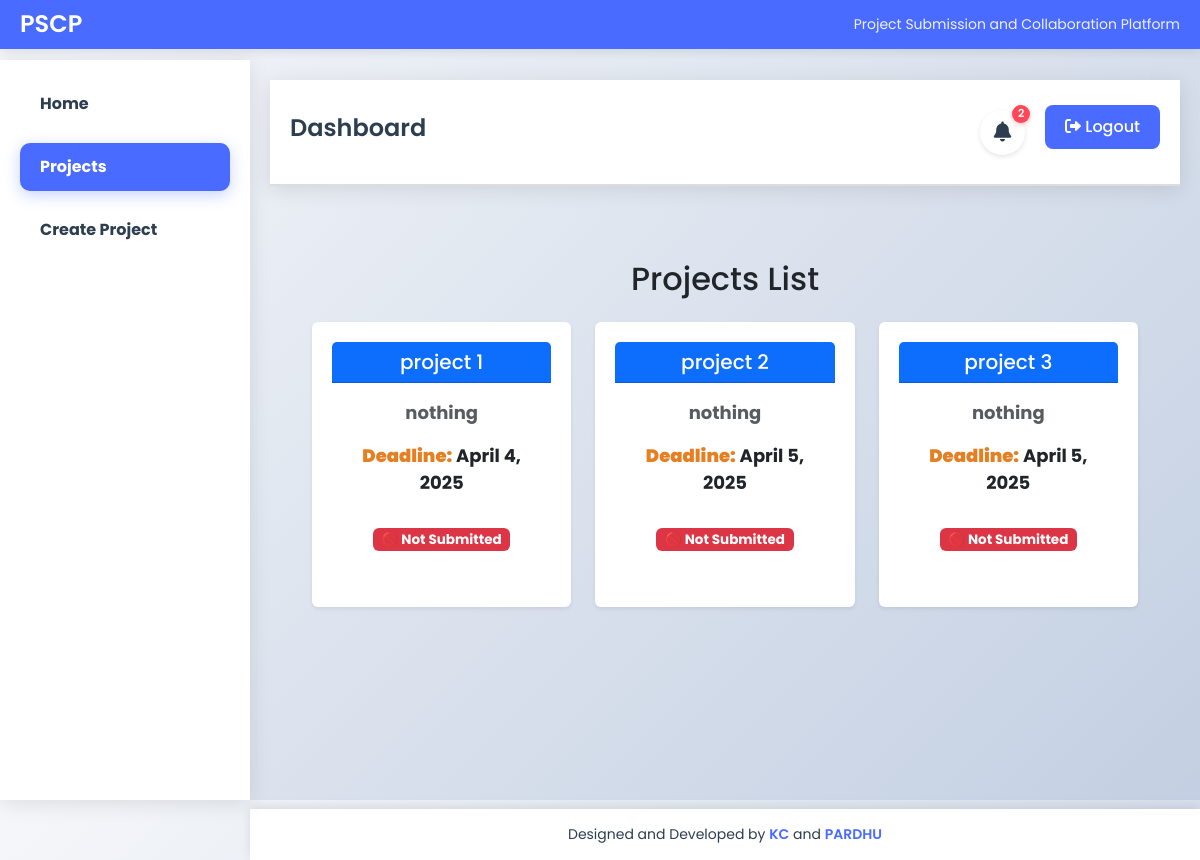
Page /project/list/ (signed in) on the earlier database version.
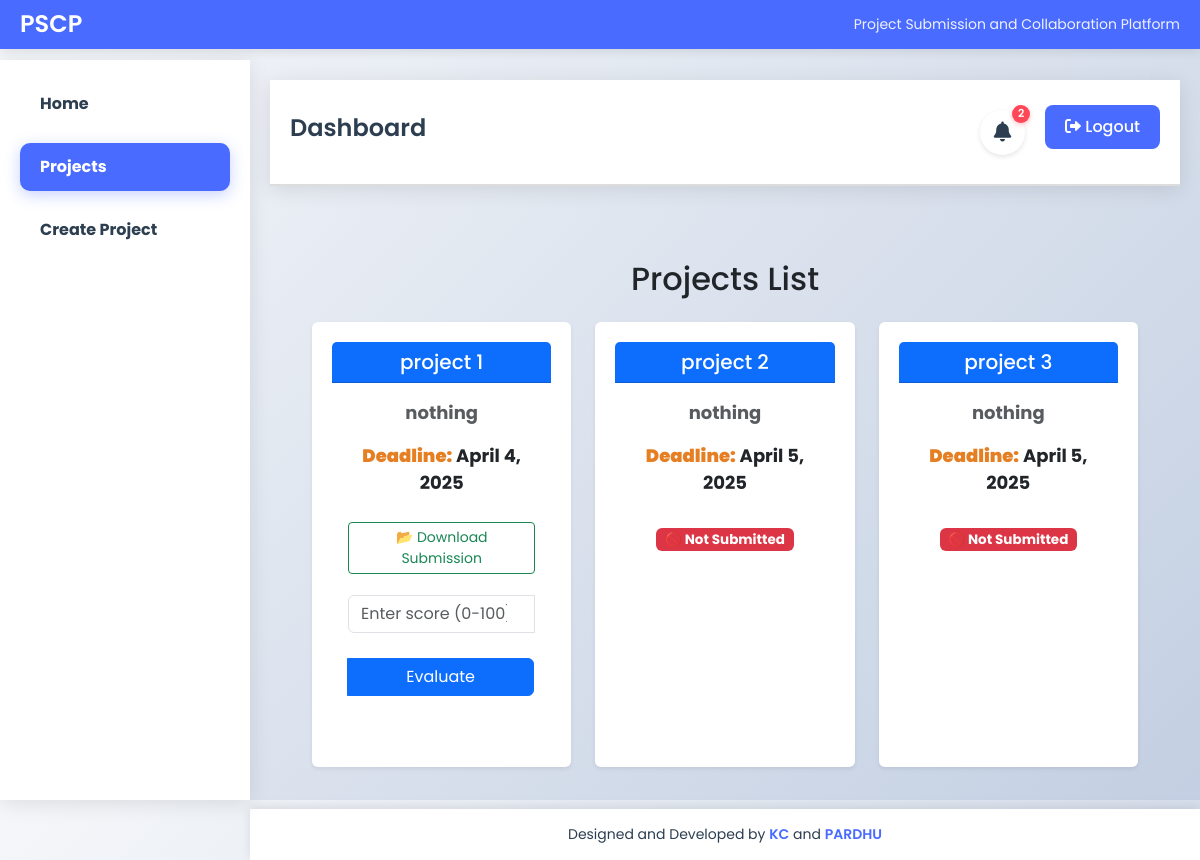
Same page on the later database version.
### project/models.py (models this page shows, shortened)
class Project(models.Model):
    title = models.CharField(max_length=255)
    description = models.TextField()
    deadline = models.DateField()
    created_by = models.ForeignKey(User, on_delete=models.CASCADE)  # Links project to the teacher who created it
    file = models.FileField(upload_to="project_files/", null=True, blank=True)  # File submission
    score = models.IntegerField(null=True, blank=True)  # Score (only if file is uploaded)
    is_submitted = models.BooleanField(default=False)
    is_deleted = models.BooleanField(default=False)  # New field to track deleted projects
    created_at = models.DateTimeField(auto_now_add=True)  # Timestamp

### project/views.py (the view)
# urls.py: path('list/', views.project_list, name='project_list'),
@login_required
def project_list(request):
    projects = Project.objects.all()  # Fetch all projects
    return render(request, "project_list.html", {"projects": projects})

### project/templates/project_list.html (shortened to what this page needs)
{% extends "base.html" %}
{% block sidebar %}
    <nav>
        <a href="{% url 'teacher_dashboard'%}" >Home</a>
        <a href="{% url 'project:project_list' %}" class="active">Projects</a>
        <a href="{% url 'project:create_project' %}" >Create Project</a>
    </nav>
{% endblock %}
{% block content %}
<div class="container mt-4">
    <h2 class="text-center mb-4">Projects List</h2>
    <div class="row row-cols-1 row-cols-md-2 row-cols-lg-3 g-4">
        {% for project in projects %}
        <div class="col">
            <div class="card h-100 shadow-sm border-0">
                <div class="card-header bg-primary text-white">
                    <h5 class="card-title mb-0">{{ project.title }}</h5>
                </div>
                <div class="card-body">
                    <p class="card-text text-muted">{{ project.description|truncatewords:20 }}</p>
                    <p><strong>Deadline:</strong> {{ project.deadline }}</p>
                    {% if project.file %}
                        <a href="{{ project.file.url }}" class="btn btn-outline-success btn-sm" download>
                            📂 Download Submission
                        </a>
                        {% if project.score is not None %}
                            <button class="btn btn-success mt-3" disabled>Evaluated</button>
                            <div class="mt-2">
                                <span class="badge bg-primary">Score: {{ project.score }}/100</span>
                            </div>
                        {% else %}
                            <form method="post" action="{% url 'project:evaluate_project' project.id %}" class="mt-3">
                                <div class="input-group" style="max-width: 300px;">
                                    <input type="number"
                                           name="score"
                                           class="form-control"
                                           min="0"
                                           max="100"
                                           placeholder="Enter score (0-100)"
                                           required>
                                    <button type="submit" class="btn btn-primary">
                                        Evaluate
                                    </button>
                                </div>
                            </form>
                        {% endif %}
                    {% else %}
                        <span class="badge bg-danger mt-3">🚫 Not Submitted</span>
                    {% endif %}
                </div>
            </div>
        </div>
        {% endfor %}
    </div>
</div>
{% endblock %}

Differences in the rows shown:
changed Project "project 1": file "🚫 Not Submitted" → "📂 Download Submission Evaluate"
